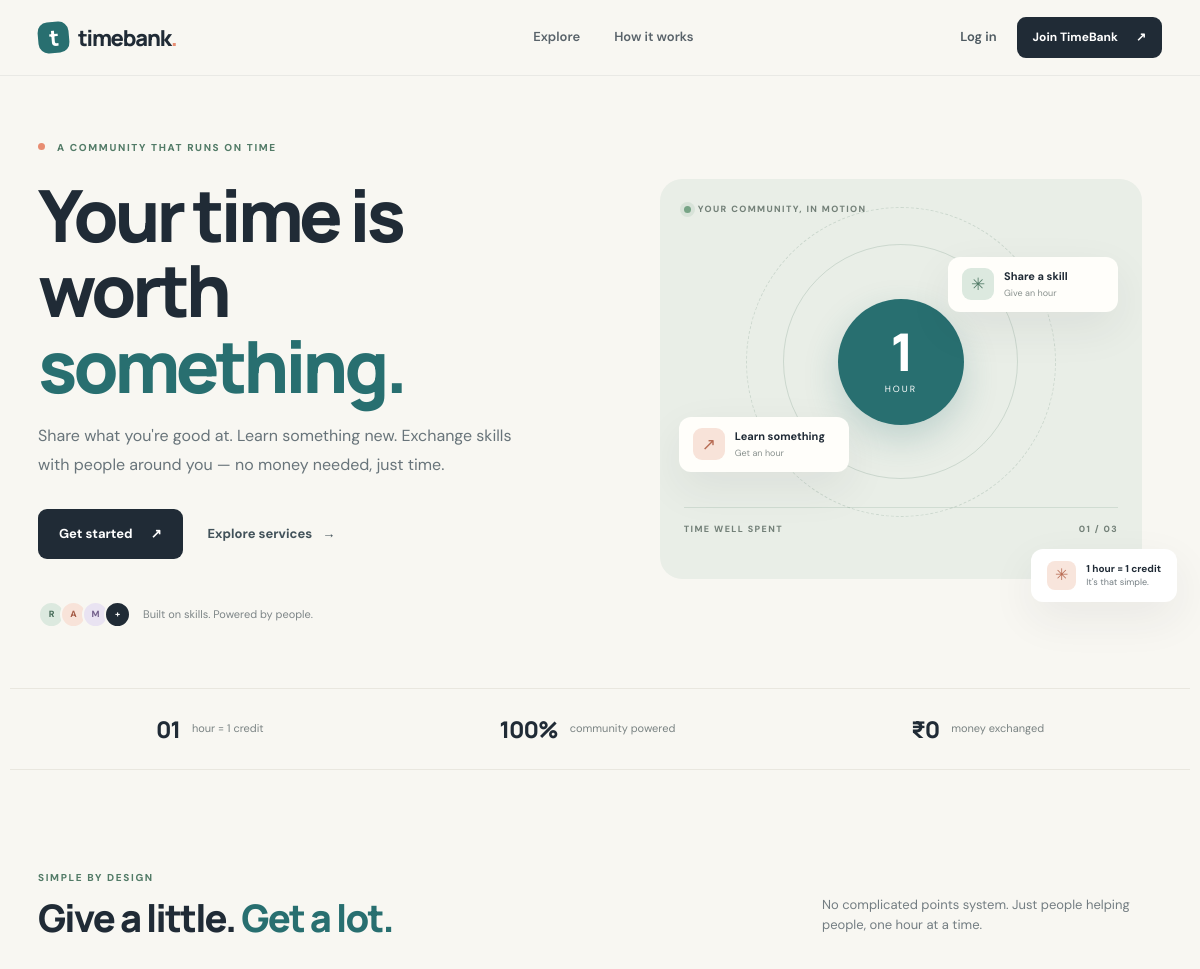
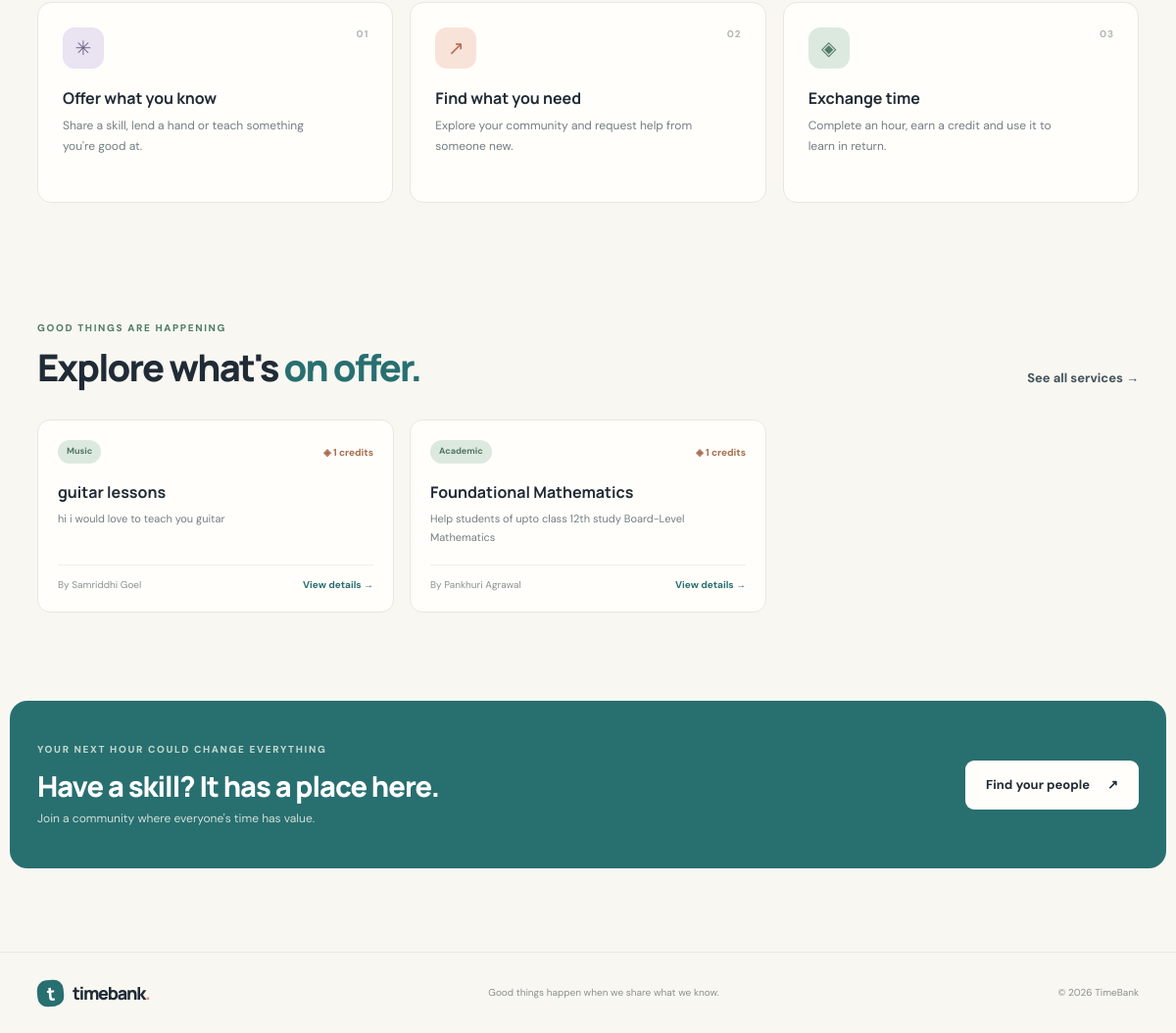
The page / on the database its author committed (2 pictures, top to bottom).
### models.py (models this page shows)
class Service(db.Model):
    id = db.Column(db.Integer, primary_key=True)
    title = db.Column(db.String(100), nullable=False)
    category = db.Column(db.String(40), nullable=False)
    description = db.Column(db.Text, nullable=False)
    duration_hours = db.Column(db.Integer, nullable=False, default=1)
    is_active = db.Column(db.Boolean, nullable=False, default=True)
    created_at = db.Column(db.DateTime, default=datetime.utcnow)
    owner_id = db.Column(db.Integer, db.ForeignKey("user.id"), nullable=False)

class User(UserMixin, db.Model):
    id = db.Column(db.Integer, primary_key=True)
    name = db.Column(db.String(80), nullable=False)
    email = db.Column(db.String(120), unique=True, nullable=False, index=True)
    password_hash = db.Column(db.String(255), nullable=False)
    location = db.Column(db.String(120))
    bio = db.Column(db.String(300))
    credits = db.Column(db.Integer, nullable=False, default=3)
    created_at = db.Column(db.DateTime, default=datetime.utcnow)
    services = db.relationship(
        "Service", backref="owner", lazy=True, cascade="all, delete-orphan"
    )

### app.py (the view)
@app.route("/")
def index():
    featured_services = (
        Service.query.filter_by(is_active=True)
        .order_by(Service.created_at.desc()).limit(6).all()
    )
    return render_template("index.html", featured_services=featured_services)

### templates/index.html (shortened to what this page needs)
{% extends "base.html" %}
{% block content %}
<section class="hero section-shell">
  <div class="hero-copy">
    <div class="eyebrow"><span class="eyebrow-dot"></span> A COMMUNITY THAT RUNS ON TIME</div>
    <h1>Your time is<br>worth <span class="highlight-word">something.</span></h1>
    <p class="hero-text">Share what you're good at. Learn something new. Exchange skills with people around you — no money needed, just time.</p>
    <div class="hero-actions"><a class="button button-dark" href="{{ url_for('signup') }}">Get started <span>↗</span></a><a class="text-link" href="{{ url_for('explore') }}">Explore services <span>→</span></a></div>
    <div class="hero-proof"><div class="avatar-stack"><span>R</span><span>A</span><span>M</span><span>+</span></div><span>Built on skills. Powered by people.</span></div>
  </div>
  <div class="hero-art"><div class="art-card art-card-main"><div class="art-topline"><span class="live-dot"></span> YOUR COMMUNITY, IN MOTION</div><div class="art-illustration"><div class="orbit orbit-one"></div><div class="orbit orbit-two"></div><div class="center-clock"><span>1</span><small>HOUR</small></div><div class="float-chip chip-top"><span class="chip-icon chip-sage">✳</span><span><b>Share a skill</b><small>Give an hour</small></span></div><div class="float-chip chip-bottom"><span class="chip-icon chip-coral">↗</span><span><b>Learn something</b><small>Get an hour</small></span></div></div><div class="art-caption"><span>TIME WELL SPENT</span><span>01 / 03</span></div></div><div class="mini-note"><span class="note-star">✳</span><span><b>1 hour = 1 credit</b><small>It's that simple.</small></span></div></div>
</section>
<section class="stats-strip section-shell"><div><strong>01</strong><span>hour = 1 credit</span></div><div><strong>100%</strong><span>community powered</span></div><div><strong>₹0</strong><span>money exchanged</span></div></section>
<section class="how-section section-shell" id="how-it-works"><div class="section-heading"><div><div class="eyebrow">SIMPLE BY DESIGN</div><h2>Give a little. <span>Get a lot.</span></h2></div><p>No complicated points system. Just people helping people, one hour at a time.</p></div><div class="steps-grid"><article class="step-card"><span class="step-number">01</span><div class="step-icon icon-lilac">✳</div><h3>Offer what you know</h3><p>Share a skill, lend a hand or teach something you're good at.</p></article><article class="step-card"><span class="step-number">02</span><div class="step-icon icon-peach">↗</div><h3>Find what you need</h3><p>Explore your community and request help from someone new.</p></article><article class="step-card"><span class="step-number">03</span><div class="step-icon icon-mint">◈</div><h3>Exchange time</h3><p>Complete an hour, earn a credit and use it to learn in return.</p></article></div></section>
<section class="featured-section section-shell"><div class="section-heading"><div><div class="eyebrow">GOOD THINGS ARE HAPPENING</div><h2>Explore what's <span>on offer.</span></h2></div><a class="text-link" href="{{ url_for('explore') }}">See all services →</a></div>
{% if featured_services %}<div class="service-grid">{% for service in featured_services %}<article class="service-card"><div class="service-card-top"><span class="category-tag">{{ service.category }}</span><span class="service-credit">◈ {{ service.duration_hours }} credits</span></div><h3>{{ service.title }}</h3><p>{{ service.description|truncate(105) }}</p><div class="service-card-bottom"><span>By {{ service.owner.name }}</span><a href="{{ url_for('service_detail', service_id=service.id) }}">View details →</a></div></article>{% endfor %}</div>
{% endif %}</section>
<section class="bottom-cta section-shell"><div><div class="eyebrow eyebrow-light">YOUR NEXT HOUR COULD CHANGE EVERYTHING</div><h2>Have a skill? It has a place here.</h2><p>Join a community where everyone's time has value.</p></div><a class="button button-light" href="{{ url_for('signup') }}">Find your people <span>↗</span></a></section>
{% endblock %}

### rows shown on the page
Service: category "Music", duration_hours "1", title "guitar lessons", description "hi i would love to teach you guitar", owner.name "Samriddhi Goel"
Service: category "Academic", duration_hours "1", title "Foundational Mathematics", description "Help students of upto class 12th study Board-Level Mathematics", owner.name "Pankhuri Agrawal"
